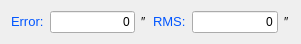
   <widget class="QWidget" name="layoutWidget">
    <property name="geometry">
     <rect>
      <x>10</x>
      <y>50</y>
      <width>301</width>
      <height>29</height>
     </rect>
    </property>
    <layout class="QHBoxLayout" name="horizontalLayout_3">
     <item>
      <widget class="QLabel" name="label_24">
       <property name="text">
        <string>&lt;!DOCTYPE HTML PUBLIC &quot;-//W3C//DTD HTML 4.0//EN&quot; &quot;http://www.w3.org/TR/REC-html40/strict.dtd&quot;&gt;
&lt;html&gt;&lt;head&gt;&lt;meta name=&quot;qrichtext&quot; content=&quot;1&quot; /&gt;&lt;style type=&quot;text/css&quot;&gt;
p, li { white-space: pre-wrap; }
&lt;/style&gt;&lt;/head&gt;&lt;body style=&quot; font-family:'Sans'; font-size:10pt; font-weight:400; font-style:normal;&quot;&gt;
&lt;p style=&quot; margin-top:0px; margin-bottom:0px; margin-left:0px; margin-right:0px; -qt-block-indent:0; text-indent:0px;&quot;&gt;&lt;span style=&quot; font-family:'Sans Serif'; color:#0055ff;&quot;&gt;Error:&lt;/span&gt;&lt;/p&gt;&lt;/body&gt;&lt;/html&gt;</string>
       </property>
      </widget>
     </item>
     <item>
      <widget class="QLineEdit" name="lineEdit_dero_error">
       <property name="cursor">
        <cursorShape>ArrowCursor</cursorShape>
       </property>
       <property name="text">
        <string>0</string>
       </property>
       <property name="alignment">
        <set>Qt::AlignRight|Qt::AlignTrailing|Qt::AlignVCenter</set>
       </property>
       <property name="readOnly">
        <bool>true</bool>
       </property>
      </widget>
     </item>
     <item>
      <widget class="QLabel" name="label_36">
       <property name="text">
        <string>″</string>
       </property>
      </widget>
     </item>
     <item>
      <widget class="QLabel" name="label_25">
       <property name="text">
        <string>&lt;!DOCTYPE HTML PUBLIC &quot;-//W3C//DTD HTML 4.0//EN&quot; &quot;http://www.w3.org/TR/REC-html40/strict.dtd&quot;&gt;
&lt;html&gt;&lt;head&gt;&lt;meta name=&quot;qrichtext&quot; content=&quot;1&quot; /&gt;&lt;style type=&quot;text/css&quot;&gt;
p, li { white-space: pre-wrap; }
&lt;/style&gt;&lt;/head&gt;&lt;body style=&quot; font-family:'Sans'; font-size:10pt; font-weight:400; font-style:normal;&quot;&gt;
&lt;p style=&quot; margin-top:0px; margin-bottom:0px; margin-left:0px; margin-right:0px; -qt-block-indent:0; text-indent:0px;&quot;&gt;&lt;span style=&quot; font-family:'Sans Serif'; color:#0055ff;&quot;&gt;RMS:&lt;/span&gt;&lt;/p&gt;&lt;/body&gt;&lt;/html&gt;</string>
       </property>
      </widget>
     </item>
     <item>
      <widget class="QLineEdit" name="lineEdit_dero_RMS">
       <property name="cursor">
        <cursorShape>ArrowCursor</cursorShape>
       </property>
       <property name="text">
        <string>0</string>
       </property>
       <property name="alignment">
        <set>Qt::AlignRight|Qt::AlignTrailing|Qt::AlignVCenter</set>
       </property>
       <property name="readOnly">
        <bool>true</bool>
       </property>
      </widget>
     </item>
     <item>
      <widget class="QLabel" name="label_39">
       <property name="text">
        <string>″</string>
       </property>
      </widget>
     </item>
    </layout>
   </widget>
